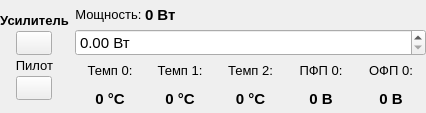
<?xml version="1.0" encoding="UTF-8"?>
<ui version="4.0">
 <class>amplifier</class>
 <widget class="QWidget" name="amplifier">
  <property name="geometry">
   <rect>
    <x>0</x>
    <y>0</y>
    <width>426</width>
    <height>113</height>
   </rect>
  </property>
  <property name="sizePolicy">
   <sizepolicy hsizetype="Minimum" vsizetype="Preferred">
    <horstretch>0</horstretch>
    <verstretch>0</verstretch>
   </sizepolicy>
  </property>
  <property name="windowTitle">
   <string>Form</string>
  </property>
  <layout class="QVBoxLayout" name="verticalLayout">
   <property name="leftMargin">
    <number>0</number>
   </property>
   <property name="topMargin">
    <number>0</number>
   </property>
   <property name="rightMargin">
    <number>0</number>
   </property>
   <property name="bottomMargin">
    <number>0</number>
   </property>
   <item>
    <layout class="QHBoxLayout" name="horizontalLayout_4">
     <item>
      <layout class="QVBoxLayout" name="verticalLayout_4">
       <property name="spacing">
        <number>3</number>
       </property>
       <item>
        <spacer name="verticalSpacer_2">
         <property name="orientation">
          <enum>Qt::Vertical</enum>
         </property>
         <property name="sizeHint" stdset="0">
          <size>
           <width>20</width>
           <height>40</height>
          </size>
         </property>
        </spacer>
       </item>
       <item>
        <layout class="QVBoxLayout" name="verticalLayout_3">
         <item>
          <widget class="QLabel" name="label_4">
           <property name="sizePolicy">
            <sizepolicy hsizetype="Minimum" vsizetype="Preferred">
             <horstretch>0</horstretch>
             <verstretch>0</verstretch>
            </sizepolicy>
           </property>
           <property name="font">
            <font>
             <family>Arial</family>
             <pointsize>10</pointsize>
             <weight>75</weight>
             <bold>true</bold>
            </font>
           </property>
           <property name="text">
            <string>Усилитель</string>
           </property>
           <property name="alignment">
            <set>Qt::AlignCenter</set>
           </property>
          </widget>
         </item>
         <item>
          <layout class="QHBoxLayout" name="horizontalLayout_2">
           <item>
            <widget class="QPushButton" name="pb_laser_onoff">
             <property name="minimumSize">
              <size>
               <width>36</width>
               <height>24</height>
              </size>
             </property>
             <property name="maximumSize">
              <size>
               <width>36</width>
               <height>24</height>
              </size>
             </property>
             <property name="styleSheet">
              <string notr="true">QPushButton {
	border-image: url(:/images/images/round_button_switch.png);
}

QPushButton::hover {
	border-image: url(:/images/images/round_button_switch_hover.png);
}

QPushButton::checked  {	
	border-image: url(:/images/images/round_button_switch_on.png);
}

QPushButton::hover:checked  {	
	border-image: url(:/images/images/round_button_switch_on_hover.png);
}

QPushButton::checked:disabled  {	
	border-image: url(:/images/images/round_button_switch_on_disabled.png);
}

QPushButton::disabled  {
	border-image: url(:/images/images/round_button_switch_disabled.png);
}</string>
             </property>
             <property name="text">
              <string/>
             </property>
             <property name="checkable">
              <bool>true</bool>
             </property>
            </widget>
           </item>
          </layout>
         </item>
        </layout>
       </item>
       <item>
        <layout class="QVBoxLayout" name="verticalLayout_6">
         <item>
          <widget class="QLabel" name="label_12">
           <property name="sizePolicy">
            <sizepolicy hsizetype="Minimum" vsizetype="Preferred">
             <horstretch>0</horstretch>
             <verstretch>0</verstretch>
            </sizepolicy>
           </property>
           <property name="font">
            <font>
             <family>Arial</family>
             <pointsize>10</pointsize>
            </font>
           </property>
           <property name="text">
            <string>Пилот</string>
           </property>
           <property name="alignment">
            <set>Qt::AlignCenter</set>
           </property>
          </widget>
         </item>
         <item>
          <layout class="QHBoxLayout" name="horizontalLayout_3">
           <item>
            <widget class="QPushButton" name="pb_pilot_onoff">
             <property name="minimumSize">
              <size>
               <width>36</width>
               <height>24</height>
              </size>
             </property>
             <property name="maximumSize">
              <size>
               <width>36</width>
               <height>24</height>
              </size>
             </property>
             <property name="styleSheet">
              <string notr="true">QPushButton {
	border-image: url(:/images/images/round_button_switch.png);
}

QPushButton::hover {
	border-image: url(:/images/images/round_button_switch_hover.png);
}

QPushButton::checked  {	
	border-image: url(:/images/images/round_button_switch_on.png);
}

QPushButton::hover:checked  {	
	border-image: url(:/images/images/round_button_switch_on_hover.png);
}

QPushButton::checked:disabled  {	
	border-image: url(:/images/images/round_button_switch_on_disabled.png);
}

QPushButton::disabled  {
	border-image: url(:/images/images/round_button_switch_disabled.png);
}</string>
             </property>
             <property name="text">
              <string/>
             </property>
             <property name="checkable">
              <bool>true</bool>
             </property>
            </widget>
           </item>
          </layout>
         </item>
        </layout>
       </item>
       <item>
        <spacer name="verticalSpacer">
         <property name="orientation">
          <enum>Qt::Vertical</enum>
         </property>
         <property name="sizeHint" stdset="0">
          <size>
           <width>20</width>
           <height>40</height>
          </size>
         </property>
        </spacer>
       </item>
      </layout>
     </item>
     <item>
      <layout class="QGridLayout" name="gridLayout">
       <property name="spacing">
        <number>0</number>
       </property>
       <item row="3" column="2">
        <widget class="QLabel" name="l_temp_1">
         <property name="minimumSize">
          <size>
           <width>0</width>
           <height>0</height>
          </size>
         </property>
         <property name="maximumSize">
          <size>
           <width>16777215</width>
           <height>16777215</height>
          </size>
         </property>
         <property name="font">
          <font>
           <family>Arial</family>
           <pointsize>11</pointsize>
           <weight>75</weight>
           <bold>true</bold>
          </font>
         </property>
         <property name="text">
          <string>0 °C</string>
         </property>
         <property name="alignment">
          <set>Qt::AlignCenter</set>
         </property>
        </widget>
       </item>
       <item row="3" column="3">
        <widget class="QLabel" name="l_temp_2">
         <property name="minimumSize">
          <size>
           <width>0</width>
           <height>0</height>
          </size>
         </property>
         <property name="maximumSize">
          <size>
           <width>16777215</width>
           <height>16777215</height>
          </size>
         </property>
         <property name="font">
          <font>
           <family>Arial</family>
           <pointsize>11</pointsize>
           <weight>75</weight>
           <bold>true</bold>
          </font>
         </property>
         <property name="text">
          <string>0 °C</string>
         </property>
         <property name="alignment">
          <set>Qt::AlignCenter</set>
         </property>
        </widget>
       </item>
       <item row="2" column="2">
        <widget class="QLabel" name="label_3">
         <property name="sizePolicy">
          <sizepolicy hsizetype="Expanding" vsizetype="Preferred">
           <horstretch>0</horstretch>
           <verstretch>0</verstretch>
          </sizepolicy>
         </property>
         <property name="font">
          <font>
           <family>Arial</family>
           <pointsize>10</pointsize>
          </font>
         </property>
         <property name="text">
          <string>Темп 1:</string>
         </property>
         <property name="alignment">
          <set>Qt::AlignCenter</set>
         </property>
        </widget>
       </item>
       <item row="0" column="2">
        <widget class="QLabel" name="l_power">
         <property name="minimumSize">
          <size>
           <width>70</width>
           <height>0</height>
          </size>
         </property>
         <property name="maximumSize">
          <size>
           <width>70</width>
           <height>16777215</height>
          </size>
         </property>
         <property name="font">
          <font>
           <family>Arial</family>
           <pointsize>11</pointsize>
           <weight>75</weight>
           <bold>true</bold>
          </font>
         </property>
         <property name="text">
          <string>0 Вт</string>
         </property>
         <property name="alignment">
          <set>Qt::AlignLeading|Qt::AlignLeft|Qt::AlignVCenter</set>
         </property>
        </widget>
       </item>
       <item row="3" column="5">
        <widget class="QLabel" name="l_pd_back">
         <property name="minimumSize">
          <size>
           <width>0</width>
           <height>0</height>
          </size>
         </property>
         <property name="maximumSize">
          <size>
           <width>16777215</width>
           <height>16777215</height>
          </size>
         </property>
         <property name="font">
          <font>
           <family>Arial</family>
           <pointsize>11</pointsize>
           <weight>75</weight>
           <bold>true</bold>
          </font>
         </property>
         <property name="text">
          <string>0 В</string>
         </property>
         <property name="alignment">
          <set>Qt::AlignCenter</set>
         </property>
        </widget>
       </item>
       <item row="2" column="0">
        <widget class="QLabel" name="label_2">
         <property name="sizePolicy">
          <sizepolicy hsizetype="Expanding" vsizetype="Preferred">
           <horstretch>0</horstretch>
           <verstretch>0</verstretch>
          </sizepolicy>
         </property>
         <property name="font">
          <font>
           <family>Arial</family>
           <pointsize>10</pointsize>
          </font>
         </property>
         <property name="text">
          <string>Темп 0:</string>
         </property>
         <property name="alignment">
          <set>Qt::AlignCenter</set>
         </property>
        </widget>
       </item>
       <item row="2" column="3">
        <widget class="QLabel" name="label_13">
         <property name="sizePolicy">
          <sizepolicy hsizetype="Expanding" vsizetype="Preferred">
           <horstretch>0</horstretch>
           <verstretch>0</verstretch>
          </sizepolicy>
         </property>
         <property name="font">
          <font>
           <family>Arial</family>
           <pointsize>10</pointsize>
          </font>
         </property>
         <property name="text">
          <string>Темп 2:</string>
         </property>
         <property name="alignment">
          <set>Qt::AlignCenter</set>
         </property>
        </widget>
       </item>
       <item row="2" column="5">
        <widget class="QLabel" name="label_9">
         <property name="sizePolicy">
          <sizepolicy hsizetype="Expanding" vsizetype="Preferred">
           <horstretch>0</horstretch>
           <verstretch>0</verstretch>
          </sizepolicy>
         </property>
         <property name="font">
          <font>
           <family>Arial</family>
           <pointsize>10</pointsize>
          </font>
         </property>
         <property name="text">
          <string>ОФП 0:</string>
         </property>
         <property name="alignment">
          <set>Qt::AlignCenter</set>
         </property>
        </widget>
       </item>
       <item row="3" column="4">
        <widget class="QLabel" name="l_pd_forw">
         <property name="minimumSize">
          <size>
           <width>0</width>
           <height>0</height>
          </size>
         </property>
         <property name="maximumSize">
          <size>
           <width>16777215</width>
           <height>16777215</height>
          </size>
         </property>
         <property name="font">
          <font>
           <family>Arial</family>
           <pointsize>11</pointsize>
           <weight>75</weight>
           <bold>true</bold>
          </font>
         </property>
         <property name="text">
          <string>0 В</string>
         </property>
         <property name="alignment">
          <set>Qt::AlignCenter</set>
         </property>
        </widget>
       </item>
       <item row="3" column="0">
        <widget class="QLabel" name="l_temp_0">
         <property name="minimumSize">
          <size>
           <width>0</width>
           <height>0</height>
          </size>
         </property>
         <property name="maximumSize">
          <size>
           <width>16777215</width>
           <height>16777215</height>
          </size>
         </property>
         <property name="font">
          <font>
           <family>Arial</family>
           <pointsize>11</pointsize>
           <weight>75</weight>
           <bold>true</bold>
          </font>
         </property>
         <property name="text">
          <string>0 °C</string>
         </property>
         <property name="alignment">
          <set>Qt::AlignCenter</set>
         </property>
        </widget>
       </item>
       <item row="0" column="0">
        <widget class="QLabel" name="label_7">
         <property name="font">
          <font>
           <family>Arial</family>
           <pointsize>10</pointsize>
          </font>
         </property>
         <property name="text">
          <string>Мощность: </string>
         </property>
         <property name="alignment">
          <set>Qt::AlignRight|Qt::AlignTrailing|Qt::AlignVCenter</set>
         </property>
        </widget>
       </item>
       <item row="2" column="4">
        <widget class="QLabel" name="label_10">
         <property name="sizePolicy">
          <sizepolicy hsizetype="Expanding" vsizetype="Preferred">
           <horstretch>0</horstretch>
           <verstretch>0</verstretch>
          </sizepolicy>
         </property>
         <property name="font">
          <font>
           <family>Arial</family>
           <pointsize>10</pointsize>
          </font>
         </property>
         <property name="text">
          <string>ПФП 0:</string>
         </property>
         <property name="alignment">
          <set>Qt::AlignCenter</set>
         </property>
        </widget>
       </item>
       <item row="1" column="0" colspan="6">
        <widget class="QDoubleSpinBox" name="dsb_power">
         <property name="sizePolicy">
          <sizepolicy hsizetype="Expanding" vsizetype="Fixed">
           <horstretch>0</horstretch>
           <verstretch>0</verstretch>
          </sizepolicy>
         </property>
         <property name="minimumSize">
          <size>
           <width>0</width>
           <height>0</height>
          </size>
         </property>
         <property name="maximumSize">
          <size>
           <width>16777215</width>
           <height>16777215</height>
          </size>
         </property>
         <property name="font">
          <font>
           <family>Arial</family>
           <pointsize>11</pointsize>
          </font>
         </property>
         <property name="suffix">
          <string> Вт</string>
         </property>
        </widget>
       </item>
      </layout>
     </item>
    </layout>
   </item>
  </layout>
 </widget>
 <resources/>
 <connections/>
</ui>
